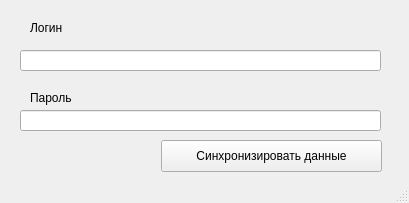
<?xml version="1.0" encoding="UTF-8"?>
<ui version="4.0">
 <class>MainWindow</class>
 <widget class="QMainWindow" name="MainWindow">
  <property name="geometry">
   <rect>
    <x>0</x>
    <y>0</y>
    <width>409</width>
    <height>203</height>
   </rect>
  </property>
  <property name="windowTitle">
   <string>MainWindow</string>
  </property>
  <widget class="QWidget" name="centralwidget">
   <widget class="QLabel" name="label">
    <property name="geometry">
     <rect>
      <x>30</x>
      <y>20</y>
      <width>201</width>
      <height>16</height>
     </rect>
    </property>
    <property name="text">
     <string>Логин</string>
    </property>
   </widget>
   <widget class="QLineEdit" name="lineEdit">
    <property name="geometry">
     <rect>
      <x>20</x>
      <y>50</y>
      <width>361</width>
      <height>21</height>
     </rect>
    </property>
   </widget>
   <widget class="QLabel" name="label_2">
    <property name="geometry">
     <rect>
      <x>30</x>
      <y>90</y>
      <width>58</width>
      <height>16</height>
     </rect>
    </property>
    <property name="text">
     <string>Пароль</string>
    </property>
   </widget>
   <widget class="QLineEdit" name="lineEdit_2">
    <property name="geometry">
     <rect>
      <x>20</x>
      <y>110</y>
      <width>361</width>
      <height>21</height>
     </rect>
    </property>
   </widget>
   <widget class="QPushButton" name="pushButton">
    <property name="geometry">
     <rect>
      <x>161</x>
      <y>140</y>
      <width>221</width>
      <height>32</height>
     </rect>
    </property>
    <property name="text">
     <string>Синхронизировать данные</string>
    </property>
   </widget>
  </widget>
  <widget class="QStatusBar" name="statusbar"/>
 </widget>
 <resources/>
 <connections/>
</ui>
